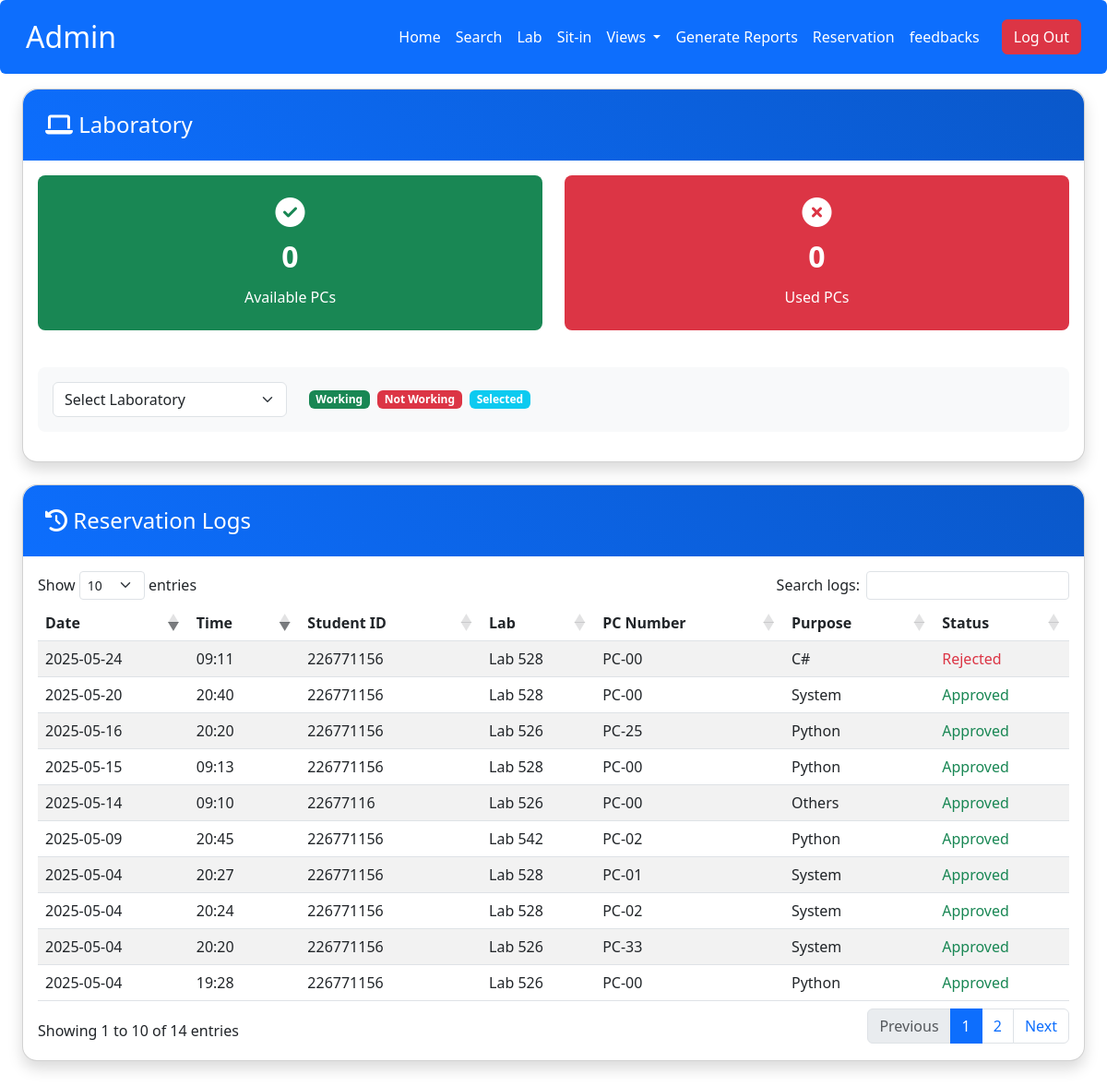
/admin/lab_management.php, run on the app's committed database.
### tables this page shows
CREATE TABLE `reservation` (
  `reservation_id` int(11) NOT NULL,
  `id_number` int(11) NOT NULL,
  `lab` varchar(11) NOT NULL,
  `pc_number` int(11) NOT NULL,
  `purpose` varchar(50) NOT NULL,
  `reservation_date` varchar(10) NOT NULL,
  `reservation_time` varchar(10) NOT NULL,
  `status` varchar(10) NOT NULL DEFAULT 'pending',
  `created_at` timestamp NOT NULL DEFAULT current_timestamp()
);

### admin/lab_management.php (the view, shortened to what this page needs)
<?php
include('db.php');
include('admin_navbar.php');
?>
<!DOCTYPE html>
<html lang="en">
<head>
    <link rel="stylesheet" href="https://cdn.jsdelivr.net/npm/bootstrap@5.3.0/dist/css/bootstrap.min.css">
    <link rel="stylesheet" href="https://cdn.datatables.net/1.11.5/css/dataTables.bootstrap5.min.css">
    <link rel="stylesheet" href="https://cdnjs.cloudflare.com/ajax/libs/font-awesome/6.5.1/css/all.min.css">
</head>
<body>
    <div class="container-fluid px-4 py-3">
        <div class="card mb-4">
            <div class="header-gradient">
                <h4 class="mb-0"><i class="fas fa-laptop"></i> Laboratory</h4>
            </div>
            <div class="card-body">
                <div class="row mb-4">
                    <div class="col-md-6">
                        <div class="status-card bg-success text-white">
                            <i class="fas fa-check-circle fa-2x mb-2"></i>
                            <div class="status-number" id="availablePCs">0</div>
                            <div>Available PCs</div>
                        </div>
                    </div>
                    <div class="col-md-6">
                        <div class="status-card bg-danger text-white">
                            <i class="fas fa-times-circle fa-2x mb-2"></i>
                            <div class="status-number" id="usedPCs">0</div>
                            <div>Used PCs</div>
                        </div>
                    </div>
                </div>
                <div class="lab-filter">
                    <div class="row align-items-center">
                        <div class="col-md-3">
                            <select class="form-select" id="labFilter" onchange="filterLab()">
                                <option value="">Select Laboratory</option>
                            </select>
                        </div>
                        <div class="col-md-9">
                            <div class="d-flex gap-2">
                                <span class="badge bg-success">Working</span>
                                <span class="badge bg-danger">Not Working</span>
                                <span class="badge bg-info">Selected</span>
                            </div>
                        </div>
                    </div>
                </div>
            </div>
        </div>
        <div class="card">
            <div class="header-gradient">
                <h4 class="mb-0"><i class="fas fa-history"></i> Reservation Logs</h4>
            </div>
            <div class="card-body">
                <div class="table-responsive">
                    <table class="table table-striped" id="reservationLogsTable">
                        <thead>
                            <tr>
                                <th>Date</th>
                                <th>Time</th>
                                <th>Student ID</th>
                                <th>Lab</th>
                                <th>PC Number</th>
                                <th>Purpose</th>
                                <th>Status</th>
                            </tr>
                        </thead>
                        <tbody>
                            <?php
                            $query = "SELECT r.*, u.fname, u.lname
                                    FROM reservation r
                                    LEFT JOIN user u ON r.id_number = u.id
                                    ORDER BY r.reservation_date DESC, r.reservation_time DESC";
                            $result = $con->query($query);
                            while($row = $result->fetch_assoc()) {
                                $status_class = match($row['status']) {
                                    'pending' => 'text-warning',
                                    'approved' => 'text-success',
                                    'rejected' => 'text-danger',
                                    default => ''
                                };
                                echo "<tr>
                                    <td>{$row['reservation_date']}</td>
                                    <td>{$row['reservation_time']}</td>
                                    <td>{$row['id_number']}</td>
                                    <td>Lab {$row['lab']}</td>
                                    <td>PC-" . str_pad($row['pc_number'], 2, '0', STR_PAD_LEFT) . "</td>
                                    <td>{$row['purpose']}</td>
                                    <td class='{$status_class}'>" . ucfirst($row['status']) . "</td>
                                </tr>";
                            }
                            ?>
                        </tbody>
                    </table>
                </div>
            </div>
        </div>
    </div>
</body>
</html>

### admin/lab_management.php (style rules this page uses)
.card { box-shadow: 0 0.5rem 1rem rgba(0, 0, 0, 0.15); border-radius: 1rem; margin-bottom: 2rem; }
.header-gradient { background: linear-gradient(45deg, #0d6efd, #0a58ca); color: white; padding: 1.5rem; border-radius: 1rem 1rem 0 0; }
.lab-filter { background: #f8f9fa; padding: 1rem; border-radius: 0.5rem; margin-bottom: 1rem; }
.status-card { text-align: center; padding: 1.5rem; border-radius: 0.5rem; margin-bottom: 1rem; }
.status-number { font-size: 2rem; font-weight: bold; margin-bottom: 0.5rem; }

### data on the page
reservation: reservation_date "2025-05-24", reservation_time "09:11", id_number "226771156", lab "528", pc_number "00", purpose "C#", status "Rejected"
reservation: reservation_date "2025-05-20", reservation_time "20:40", id_number "226771156", lab "528", pc_number "00", purpose "System", status "Approved"
reservation: reservation_date "2025-05-16", reservation_time "20:20", id_number "226771156", lab "526", pc_number "25", purpose "Python", status "Approved"
reservation: reservation_date "2025-05-15", reservation_time "09:13", id_number "226771156", lab "528", pc_number "00", purpose "Python", status "Approved"
reservation: reservation_date "2025-05-14", reservation_time "09:10", id_number "22677116", lab "526", pc_number "00", purpose "Others", status "Approved"
reservation: reservation_date "2025-05-09", reservation_time "20:45", id_number "226771156", lab "542", pc_number "02", purpose "Python", status "Approved"
reservation: reservation_date "2025-05-04", reservation_time "20:27", id_number "226771156", lab "528", pc_number "01", purpose "System", status "Approved"
reservation: reservation_date "2025-05-04", reservation_time "20:24", id_number "226771156", lab "528", pc_number "02", purpose "System", status "Approved"
reservation: reservation_date "2025-05-04", reservation_time "20:20", id_number "226771156", lab "526", pc_number "33", purpose "System", status "Approved"
reservation: reservation_date "2025-05-04", reservation_time "19:28", id_number "226771156", lab "526", pc_number "00", purpose "Python", status "Approved"
